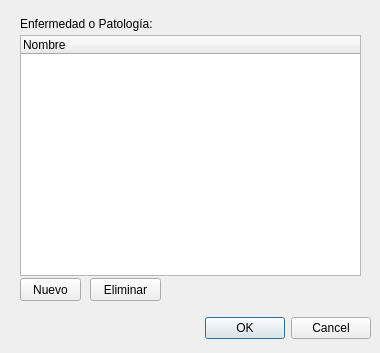
<?xml version="1.0" encoding="UTF-8"?>
<ui version="4.0">
 <class>Dialog_Enf</class>
 <widget class="QDialog" name="Dialog_Enf">
  <property name="windowModality">
   <enum>Qt::ApplicationModal</enum>
  </property>
  <property name="geometry">
   <rect>
    <x>0</x>
    <y>0</y>
    <width>380</width>
    <height>353</height>
   </rect>
  </property>
  <property name="windowTitle">
   <string>Enfermedades y Patologías</string>
  </property>
  <widget class="QDialogButtonBox" name="buttonBox">
   <property name="geometry">
    <rect>
     <x>190</x>
     <y>312</y>
     <width>181</width>
     <height>32</height>
    </rect>
   </property>
   <property name="orientation">
    <enum>Qt::Horizontal</enum>
   </property>
   <property name="standardButtons">
    <set>QDialogButtonBox::Cancel|QDialogButtonBox::Ok</set>
   </property>
  </widget>
  <widget class="QTreeWidget" name="treeWidget">
   <property name="geometry">
    <rect>
     <x>20</x>
     <y>35</y>
     <width>341</width>
     <height>241</height>
    </rect>
   </property>
   <column>
    <property name="text">
     <string>Nombre</string>
    </property>
   </column>
  </widget>
  <widget class="QPushButton" name="push_Nuevo">
   <property name="geometry">
    <rect>
     <x>20</x>
     <y>278</y>
     <width>61</width>
     <height>23</height>
    </rect>
   </property>
   <property name="text">
    <string>Nuevo</string>
   </property>
  </widget>
  <widget class="QPushButton" name="push_Elim">
   <property name="geometry">
    <rect>
     <x>90</x>
     <y>278</y>
     <width>71</width>
     <height>23</height>
    </rect>
   </property>
   <property name="text">
    <string>Eliminar</string>
   </property>
  </widget>
  <widget class="QLabel" name="label">
   <property name="geometry">
    <rect>
     <x>20</x>
     <y>15</y>
     <width>171</width>
     <height>17</height>
    </rect>
   </property>
   <property name="text">
    <string>Enfermedad o Patología:</string>
   </property>
  </widget>
 </widget>
 <resources/>
 <connections>
  <connection>
   <sender>buttonBox</sender>
   <signal>accepted()</signal>
   <receiver>Dialog_Enf</receiver>
   <slot>accept()</slot>
   <hints>
    <hint type="sourcelabel">
     <x>248</x>
     <y>254</y>
    </hint>
    <hint type="destinationlabel">
     <x>157</x>
     <y>274</y>
    </hint>
   </hints>
  </connection>
  <connection>
   <sender>buttonBox</sender>
   <signal>rejected()</signal>
   <receiver>Dialog_Enf</receiver>
   <slot>reject()</slot>
   <hints>
    <hint type="sourcelabel">
     <x>316</x>
     <y>260</y>
    </hint>
    <hint type="destinationlabel">
     <x>286</x>
     <y>274</y>
    </hint>
   </hints>
  </connection>
 </connections>
</ui>
